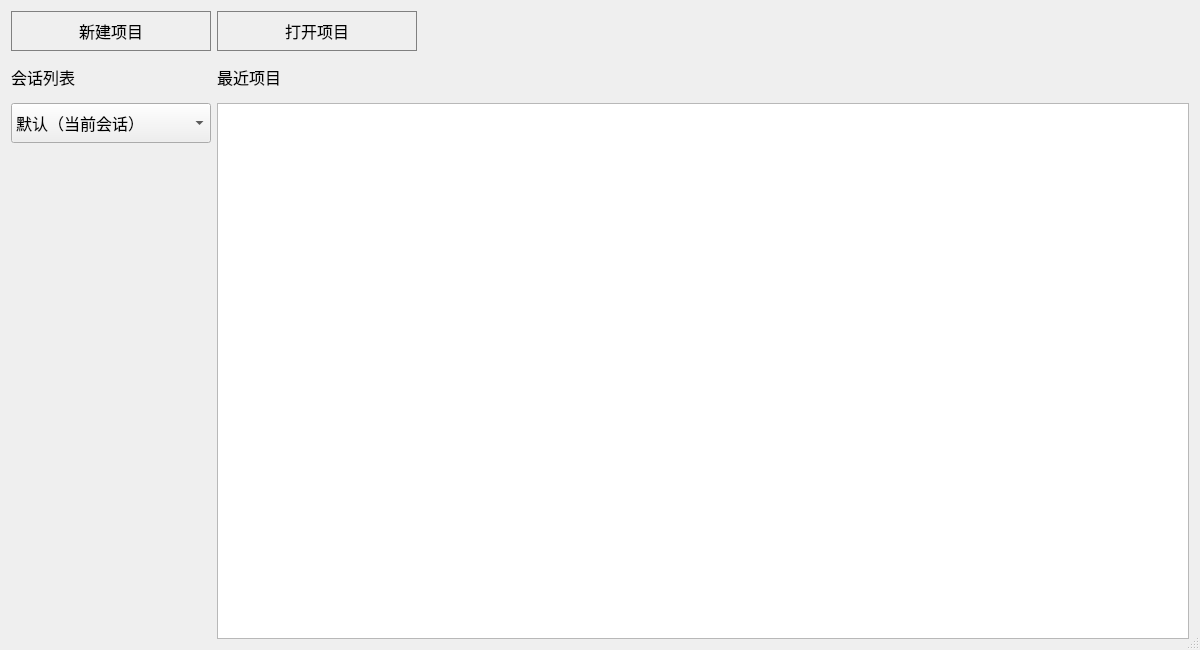
<?xml version="1.0" encoding="UTF-8"?>
<ui version="4.0">
 <class>HelloDialog</class>
 <widget class="QDialog" name="HelloDialog">
  <property name="windowModality">
   <enum>Qt::ApplicationModal</enum>
  </property>
  <property name="geometry">
   <rect>
    <x>0</x>
    <y>0</y>
    <width>1200</width>
    <height>650</height>
   </rect>
  </property>
  <property name="sizePolicy">
   <sizepolicy hsizetype="Fixed" vsizetype="Fixed">
    <horstretch>0</horstretch>
    <verstretch>0</verstretch>
   </sizepolicy>
  </property>
  <property name="minimumSize">
   <size>
    <width>1200</width>
    <height>650</height>
   </size>
  </property>
  <property name="maximumSize">
   <size>
    <width>16777215</width>
    <height>16777215</height>
   </size>
  </property>
  <property name="cursor">
   <cursorShape>ArrowCursor</cursorShape>
  </property>
  <property name="windowTitle">
   <string>开始</string>
  </property>
  <property name="autoFillBackground">
   <bool>false</bool>
  </property>
  <property name="styleSheet">
   <string notr="true">background-color: rgb(255, 255, 255);
HelloDialog{
border: 1px solid #FF00FF; 
border-radius: 5px;
}</string>
  </property>
  <property name="sizeGripEnabled">
   <bool>true</bool>
  </property>
  <property name="modal">
   <bool>true</bool>
  </property>
  <layout class="QGridLayout" name="gridLayout">
   <property name="sizeConstraint">
    <enum>QLayout::SetMinAndMaxSize</enum>
   </property>
   <item row="2" column="0">
    <layout class="QHBoxLayout" name="horizontalLayout_3">
     <item>
      <layout class="QVBoxLayout" name="verticalLayout">
       <item>
        <widget class="QComboBox" name="comboBox">
         <property name="sizePolicy">
          <sizepolicy hsizetype="Fixed" vsizetype="Fixed">
           <horstretch>0</horstretch>
           <verstretch>0</verstretch>
          </sizepolicy>
         </property>
         <property name="minimumSize">
          <size>
           <width>200</width>
           <height>40</height>
          </size>
         </property>
         <property name="maximumSize">
          <size>
           <width>200</width>
           <height>40</height>
          </size>
         </property>
         <property name="font">
          <font>
           <family>微软雅黑</family>
           <pointsize>12</pointsize>
          </font>
         </property>
         <property name="currentText">
          <string>默认（当前会话）</string>
         </property>
         <property name="currentIndex">
          <number>0</number>
         </property>
         <property name="sizeAdjustPolicy">
          <enum>QComboBox::AdjustToContents</enum>
         </property>
         <property name="iconSize">
          <size>
           <width>24</width>
           <height>24</height>
          </size>
         </property>
         <property name="frame">
          <bool>true</bool>
         </property>
         <item>
          <property name="text">
           <string>默认（当前会话）</string>
          </property>
          <property name="icon">
           <iconset resource="../Res/res.qrc">
            <normaloff>:/img/session.png</normaloff>:/img/session.png</iconset>
          </property>
         </item>
        </widget>
       </item>
       <item>
        <spacer name="verticalSpacer">
         <property name="orientation">
          <enum>Qt::Vertical</enum>
         </property>
         <property name="sizeHint" stdset="0">
          <size>
           <width>20</width>
           <height>40</height>
          </size>
         </property>
        </spacer>
       </item>
      </layout>
     </item>
     <item>
      <widget class="ProjectList" name="projectList">
       <property name="sizePolicy">
        <sizepolicy hsizetype="Expanding" vsizetype="Expanding">
         <horstretch>0</horstretch>
         <verstretch>0</verstretch>
        </sizepolicy>
       </property>
       <property name="frameShadow">
        <enum>QFrame::Plain</enum>
       </property>
       <property name="verticalScrollBarPolicy">
        <enum>Qt::ScrollBarAlwaysOff</enum>
       </property>
       <property name="sizeAdjustPolicy">
        <enum>QAbstractScrollArea::AdjustToContents</enum>
       </property>
       <property name="isWrapping" stdset="0">
        <bool>false</bool>
       </property>
       <property name="resizeMode">
        <enum>QListView::Adjust</enum>
       </property>
       <property name="layoutMode">
        <enum>QListView::SinglePass</enum>
       </property>
       <property name="wordWrap">
        <bool>false</bool>
       </property>
      </widget>
     </item>
    </layout>
   </item>
   <item row="1" column="0">
    <layout class="QHBoxLayout" name="horizontalLayout_2">
     <item>
      <widget class="QLabel" name="label_2">
       <property name="sizePolicy">
        <sizepolicy hsizetype="Fixed" vsizetype="Fixed">
         <horstretch>0</horstretch>
         <verstretch>0</verstretch>
        </sizepolicy>
       </property>
       <property name="minimumSize">
        <size>
         <width>200</width>
         <height>40</height>
        </size>
       </property>
       <property name="maximumSize">
        <size>
         <width>200</width>
         <height>40</height>
        </size>
       </property>
       <property name="font">
        <font>
         <family>微软雅黑</family>
         <pointsize>12</pointsize>
        </font>
       </property>
       <property name="layoutDirection">
        <enum>Qt::LeftToRight</enum>
       </property>
       <property name="text">
        <string>会话列表</string>
       </property>
       <property name="alignment">
        <set>Qt::AlignLeading|Qt::AlignLeft|Qt::AlignVCenter</set>
       </property>
      </widget>
     </item>
     <item>
      <widget class="QLabel" name="label_3">
       <property name="sizePolicy">
        <sizepolicy hsizetype="Fixed" vsizetype="Fixed">
         <horstretch>0</horstretch>
         <verstretch>0</verstretch>
        </sizepolicy>
       </property>
       <property name="minimumSize">
        <size>
         <width>200</width>
         <height>40</height>
        </size>
       </property>
       <property name="maximumSize">
        <size>
         <width>200</width>
         <height>40</height>
        </size>
       </property>
       <property name="font">
        <font>
         <family>微软雅黑</family>
         <pointsize>12</pointsize>
        </font>
       </property>
       <property name="layoutDirection">
        <enum>Qt::LeftToRight</enum>
       </property>
       <property name="text">
        <string>最近项目</string>
       </property>
       <property name="alignment">
        <set>Qt::AlignLeading|Qt::AlignLeft|Qt::AlignVCenter</set>
       </property>
      </widget>
     </item>
     <item>
      <spacer name="horizontalSpacer_2">
       <property name="orientation">
        <enum>Qt::Horizontal</enum>
       </property>
       <property name="sizeHint" stdset="0">
        <size>
         <width>40</width>
         <height>20</height>
        </size>
       </property>
      </spacer>
     </item>
    </layout>
   </item>
   <item row="0" column="0">
    <layout class="QHBoxLayout" name="horizontalLayout">
     <item>
      <widget class="QPushButton" name="pushButton_new">
       <property name="sizePolicy">
        <sizepolicy hsizetype="Fixed" vsizetype="Fixed">
         <horstretch>0</horstretch>
         <verstretch>0</verstretch>
        </sizepolicy>
       </property>
       <property name="minimumSize">
        <size>
         <width>200</width>
         <height>40</height>
        </size>
       </property>
       <property name="maximumSize">
        <size>
         <width>200</width>
         <height>40</height>
        </size>
       </property>
       <property name="font">
        <font>
         <family>微软雅黑</family>
         <pointsize>12</pointsize>
         <weight>50</weight>
         <bold>false</bold>
        </font>
       </property>
       <property name="cursor">
        <cursorShape>PointingHandCursor</cursorShape>
       </property>
       <property name="toolTip">
        <string>新建工程</string>
       </property>
       <property name="statusTip">
        <string>新建工程</string>
       </property>
       <property name="autoFillBackground">
        <bool>false</bool>
       </property>
       <property name="styleSheet">
        <string notr="true">border:1px solid gray;</string>
       </property>
       <property name="text">
        <string>新建项目</string>
       </property>
       <property name="icon">
        <iconset resource="../Res/res.qrc">
         <normaloff>:/img/new.png</normaloff>:/img/new.png</iconset>
       </property>
       <property name="iconSize">
        <size>
         <width>24</width>
         <height>24</height>
        </size>
       </property>
       <property name="shortcut">
        <string>Ctrl+S</string>
       </property>
       <property name="autoDefault">
        <bool>false</bool>
       </property>
       <property name="default">
        <bool>false</bool>
       </property>
       <property name="flat">
        <bool>true</bool>
       </property>
      </widget>
     </item>
     <item>
      <widget class="QPushButton" name="pushButton_open">
       <property name="sizePolicy">
        <sizepolicy hsizetype="Fixed" vsizetype="Fixed">
         <horstretch>0</horstretch>
         <verstretch>0</verstretch>
        </sizepolicy>
       </property>
       <property name="minimumSize">
        <size>
         <width>200</width>
         <height>40</height>
        </size>
       </property>
       <property name="maximumSize">
        <size>
         <width>200</width>
         <height>40</height>
        </size>
       </property>
       <property name="font">
        <font>
         <family>微软雅黑</family>
         <pointsize>12</pointsize>
         <weight>50</weight>
         <bold>false</bold>
        </font>
       </property>
       <property name="cursor">
        <cursorShape>PointingHandCursor</cursorShape>
       </property>
       <property name="toolTip">
        <string>打开工程</string>
       </property>
       <property name="statusTip">
        <string>打开工程</string>
       </property>
       <property name="autoFillBackground">
        <bool>false</bool>
       </property>
       <property name="styleSheet">
        <string notr="true">border:1px solid gray;</string>
       </property>
       <property name="text">
        <string>打开项目</string>
       </property>
       <property name="icon">
        <iconset resource="../Res/res.qrc">
         <normaloff>:/img/open.png</normaloff>:/img/open.png</iconset>
       </property>
       <property name="iconSize">
        <size>
         <width>24</width>
         <height>24</height>
        </size>
       </property>
       <property name="autoDefault">
        <bool>false</bool>
       </property>
       <property name="default">
        <bool>false</bool>
       </property>
       <property name="flat">
        <bool>true</bool>
       </property>
      </widget>
     </item>
     <item>
      <spacer name="horizontalSpacer_3">
       <property name="orientation">
        <enum>Qt::Horizontal</enum>
       </property>
       <property name="sizeHint" stdset="0">
        <size>
         <width>40</width>
         <height>20</height>
        </size>
       </property>
      </spacer>
     </item>
     <item>
      <widget class="QPushButton" name="pushButton">
       <property name="enabled">
        <bool>false</bool>
       </property>
       <property name="minimumSize">
        <size>
         <width>40</width>
         <height>40</height>
        </size>
       </property>
       <property name="maximumSize">
        <size>
         <width>40</width>
         <height>40</height>
        </size>
       </property>
       <property name="toolTip">
        <string>退出程序</string>
       </property>
       <property name="statusTip">
        <string>退出按钮</string>
       </property>
       <property name="whatsThis">
        <string>点击退出</string>
       </property>
       <property name="styleSheet">
        <string notr="true"/>
       </property>
       <property name="text">
        <string/>
       </property>
       <property name="icon">
        <iconset resource="../Res/res.qrc">
         <normaloff>:/img/close-all.png</normaloff>:/img/close-all.png</iconset>
       </property>
       <property name="autoDefault">
        <bool>false</bool>
       </property>
       <property name="flat">
        <bool>true</bool>
       </property>
      </widget>
     </item>
    </layout>
   </item>
  </layout>
 </widget>
 <customwidgets>
  <customwidget>
   <class>ProjectList</class>
   <extends>QListWidget</extends>
   <header>projectlist.h</header>
  </customwidget>
 </customwidgets>
 <resources>
  <include location="../Res/res.qrc"/>
 </resources>
 <connections/>
</ui>
